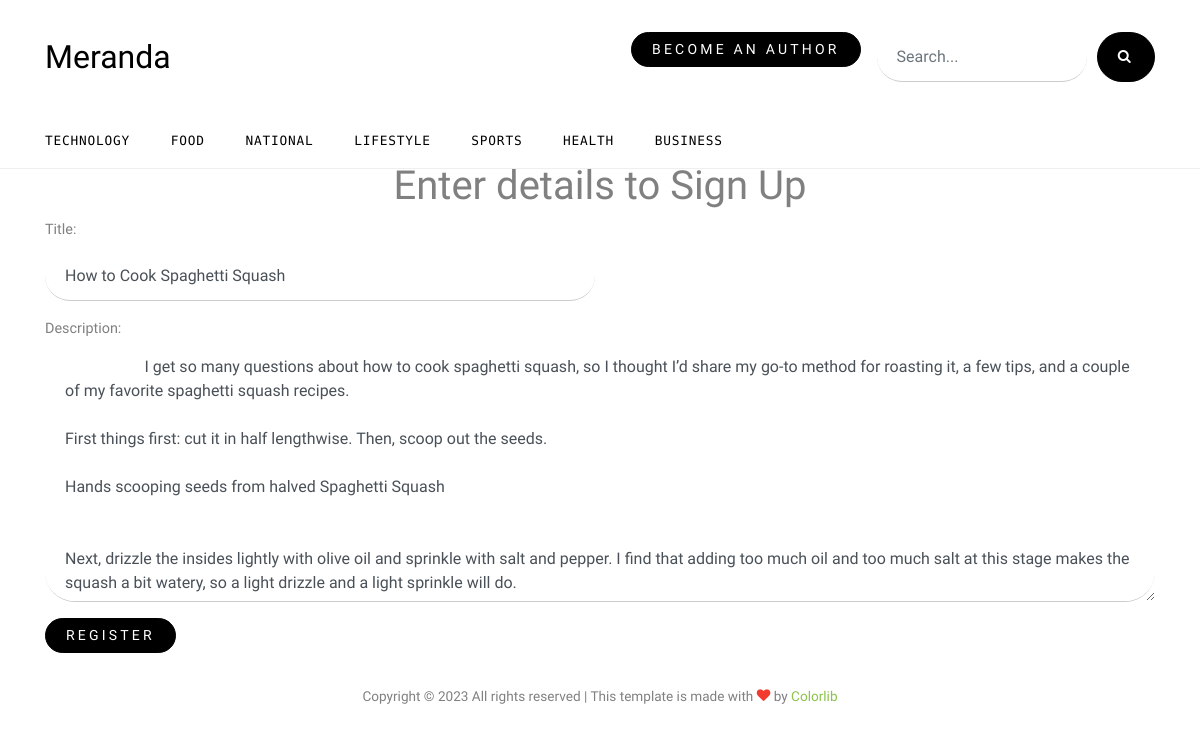
The app's page /author_update_blog/3, older data.
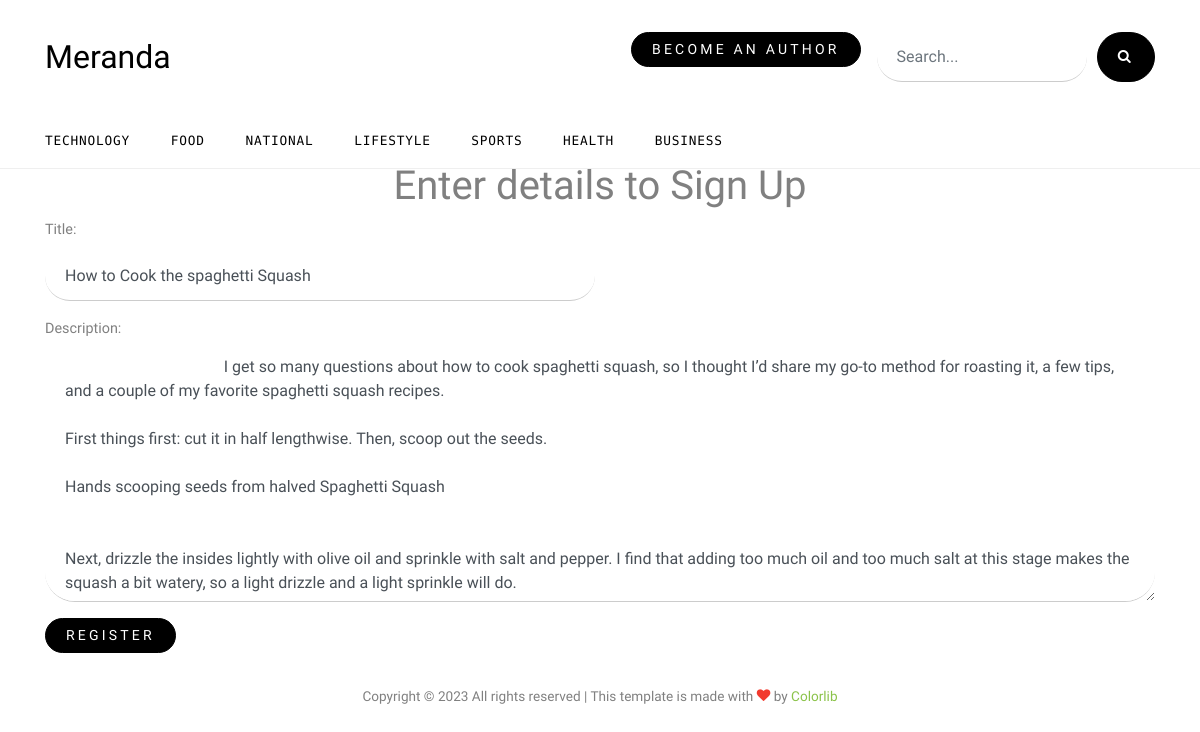
The same page, newer data.
### blogs/models.py (models this page shows, shortened)
class Blog(models.Model):
    title = models.CharField(max_length=150)
    description = models.TextField()
    category = models.ForeignKey(Category, on_delete=models.SET_NULL, null=True)
    author = models.ForeignKey(Author, null=True, on_delete=models.SET_NULL)
    created_at = models.DateField(auto_now_add=True)
    last_edit = models.DateTimeField(auto_now=True)
    image = models.ImageField(null=True, blank=True)

### blogs/views.py (the view, shortened to what this page needs)
# urls.py: path('author_update_blog/<int:pk>', views.author_update_blog),
def author_update_blog(request, pk):
    blog = Blog.objects.get(id=pk)
    return render(request, 'author_update_blog.html', {'blog':blog})

### blogs/context_processors.py (called while the page is built)
def blogs_and_categories(request):
    all_blogs = Blog.objects.all()
    all_categories = Category.objects.all()
    return {'all_blogs':all_blogs, 'all_categories':all_categories}

### templates/author_update_blog.html (shortened to what this page needs)
{% extends 'base.html' %}
{% load static %}
{% block 'content' %}
<div class="container mt-5">
    <h1 class="text-center display-5">Enter details to Sign Up</h1>
    <form action="" method="post" enctype="multipart/form-data">
        <div class="form-row">
            <div class="form-group col-md-6">
                <label for="inputEmail4">Title: </label>
                <input type="text" class="form-control" id="inputEmail4" value="{{ blog.title }}" name="title">
            </div>
            <div class="form-group col-md-12">
                <label for="inputPassword4">Description: </label>
                <textarea class="form-control" name="description" id="" cols="30" rows="10">
                    {{ blog.description }}
                </textarea>
            </div>
        </div>
        <button type="submit" class="btn btn-primary">Register</button>
    </form>
</div>
{% endblock %}

Row changes from the older to the newer data that the page shows:
changed Blog: title "How to Cook Spaghetti Squash" → "How to Cook the spaghetti Squash"
